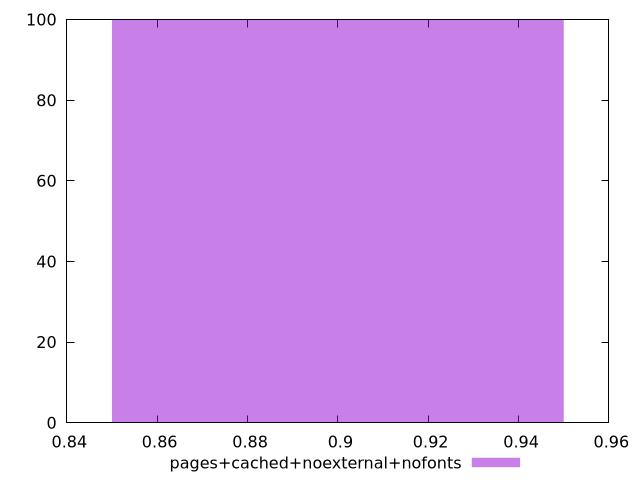

This figure's gnuplot source:
$_pagesCachedNoexternalNofonts <<EOF
0.9 100
EOF
set key outside below
set terminal pngcairo
set output "report_00006_2020-11-02T20-21-41.718Z/uses-text-compression/pages+cached+noexternal+nofonts//hist.png"
set yrange [0:100]
set boxwidth 0.1
set style fill transparent solid 0.5 noborder
plot $_pagesCachedNoexternalNofonts title "pages+cached+noexternal+nofonts" with boxes ,
